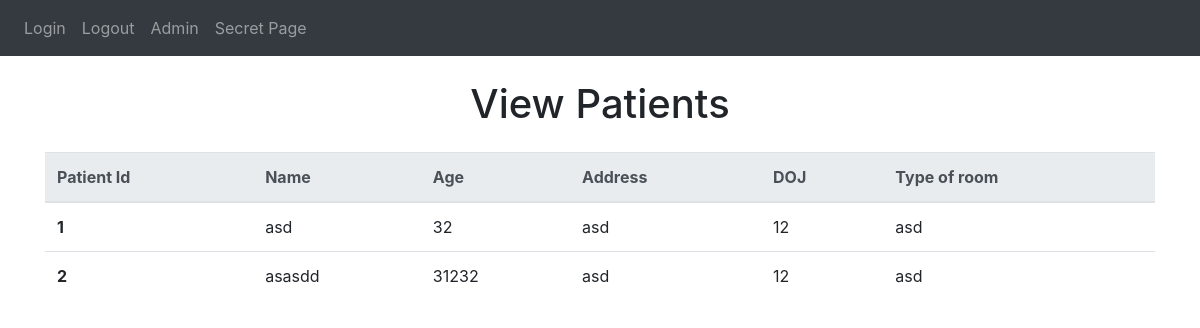
Before: /patients with the older database file.
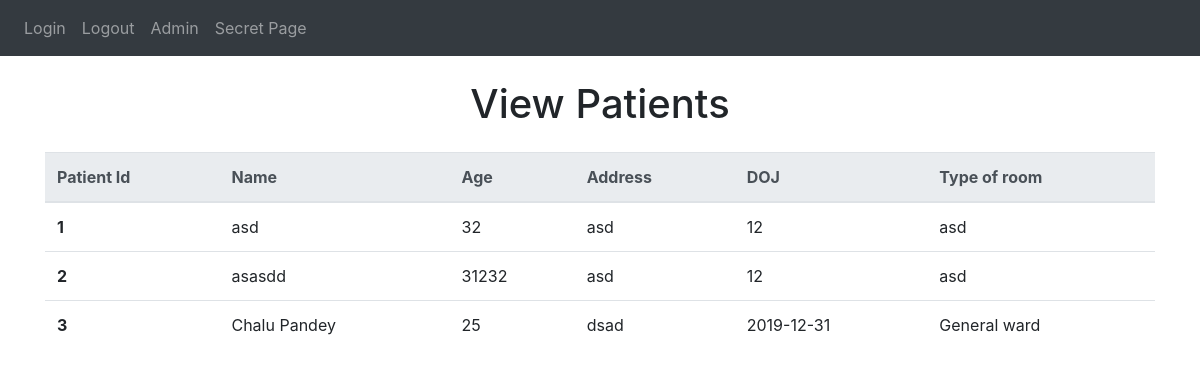
After: the same page with the newer database file.
### root/Modules/Models/userstore.py (models this page shows)
class Patient(db.Model):
    ssn_id = db.Column(db.String(50), unique=True)
    patient_id = db.Column(db.Integer, primary_key=True)
    name = db.Column(db.String(80))
    age = db.Column(db.Integer)
    admission_date = db.Column(db.Integer)
    bed_type = db.Column(db.String(15))
    address = db.Column(db.String(200))
    city = db.Column(db.String(50))
    state = db.Column(db.String(50))
    status = db.Column(db.String(15))
    med_list = db.relationship('Track_Medicines', backref='patient', lazy=True)

### root/Modules/Patient/PatientRoutes.py (the view)
@patientRoutes.route('/patients', methods=['GET', 'POST'])
def create_patient():
    if request.method == 'POST':
        ssn_id = request.form['ssnid']
        try:
            name = request.form['name']
            age = request.form['age']
            admission_date = request.form['date']  # check
            bed_type = request.form['bed_type']
            address = request.form['address']
            city = request.form['city']
            state = request.form['state']
            status = 'Active'
            patient = Patient(
                ssn_id=ssn_id,
                name=name,
                age=age,
                admission_date=admission_date,
                bed_type=bed_type,
                address=address,
                city=city,
                state=state,
                status=status
            )
            db.session.add(patient)
            db.session.commit()
            return redirect(url_for('patientRoutes.register_success'))
        except IntegrityError:
            flash('A patient with given SSN ID already exists.', 'danger')
            return redirect(url_for('patientRoutes.register_patient'))
    else:
        return render_template('all_patients.html', user_list=Patient.query.all())

### root/Modules/Patient/templates/all_patients.html (shortened to what this page needs)
{% extends "Base.html" %}
{% block content %}
    <h1 class="text-center my-4">
    	View Patients
    </h1>
    <table class="table">
      <thead class="thead-light">
        <tr>
          <th scope="col">Patient Id</th>
          <th scope="col">Name</th>
          <th scope="col">Age</th>
          <th scope="col">Address</th>
          <th scope="col">DOJ</th>
          <th scope="col">Type of room</th>
        </tr>
      </thead>
      <tbody>
        {% if user_list %}
            {% for user in user_list %}
                <tr>
                  <th scope="row">{{ user.patient_id }}</th>
                  <td>{{ user.name }}</td>
                  <td>{{ user.age }}</td>
                  <td>{{ user.address }}</td>
                  <td>{{ user.admission_date }}</td>
                  <td>{{ user.bed_type }}</td>
                </tr>
            {% endfor %}
        {% else %}
            <div class="alert alert-primary" role="alert">No records to display</div>
        {% endif %}
      </tbody>
    </table>
{% endblock %}

### root/templates/Base.html (shortened to what this page needs)
<!DOCTYPE html>
<html lang="en">
<head>
    <link rel="stylesheet" href="https://stackpath.bootstrapcdn.com/bootstrap/4.5.0/css/bootstrap.min.css">
</head>
<body>
    <nav class="navbar navbar-dark bg-dark navbar-expand-lg ">
    <div class="collapse navbar-collapse" id="navbarTogglerDemo01">
      <ul class="navbar-nav mr-auto mt-2 mt-lg-0">
        <li class="nav-item ">
          <a class="nav-link" href="/login">Login <span class="sr-only">(current)</span></a>
        </li>
        <li class="nav-item">
          <a class="nav-link" href="/logout">Logout</a>
        </li>
        <li class="nav-item">
          <a class="nav-link" href="/view">Admin</a>
        </li>
        <li class="nav-item">
          <a class="nav-link" href="/secret">Secret Page</a>
        </li>
      </ul>
    </div>
    </nav>
    <div class="container">
        {%block content%}{% endblock %}
    </div>
</body>
</html>

Changed rows visible on the page:
added Patient: patient_id "3", name "Chalu Pandey", age "25", address "dsad", admission_date "2019-12-31", bed_type "General ward"
